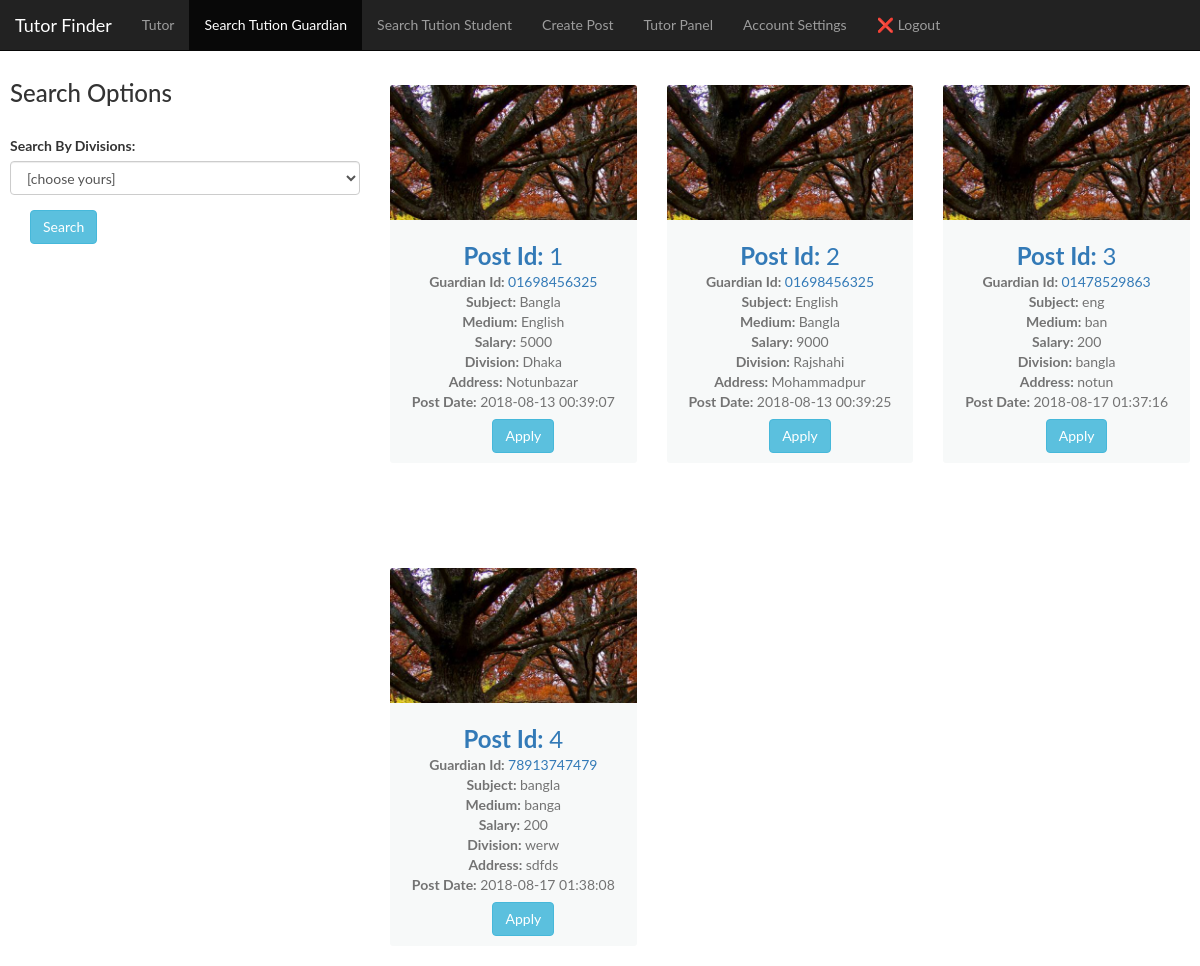
Page /searchTution.php (signed in) on the earlier database version.
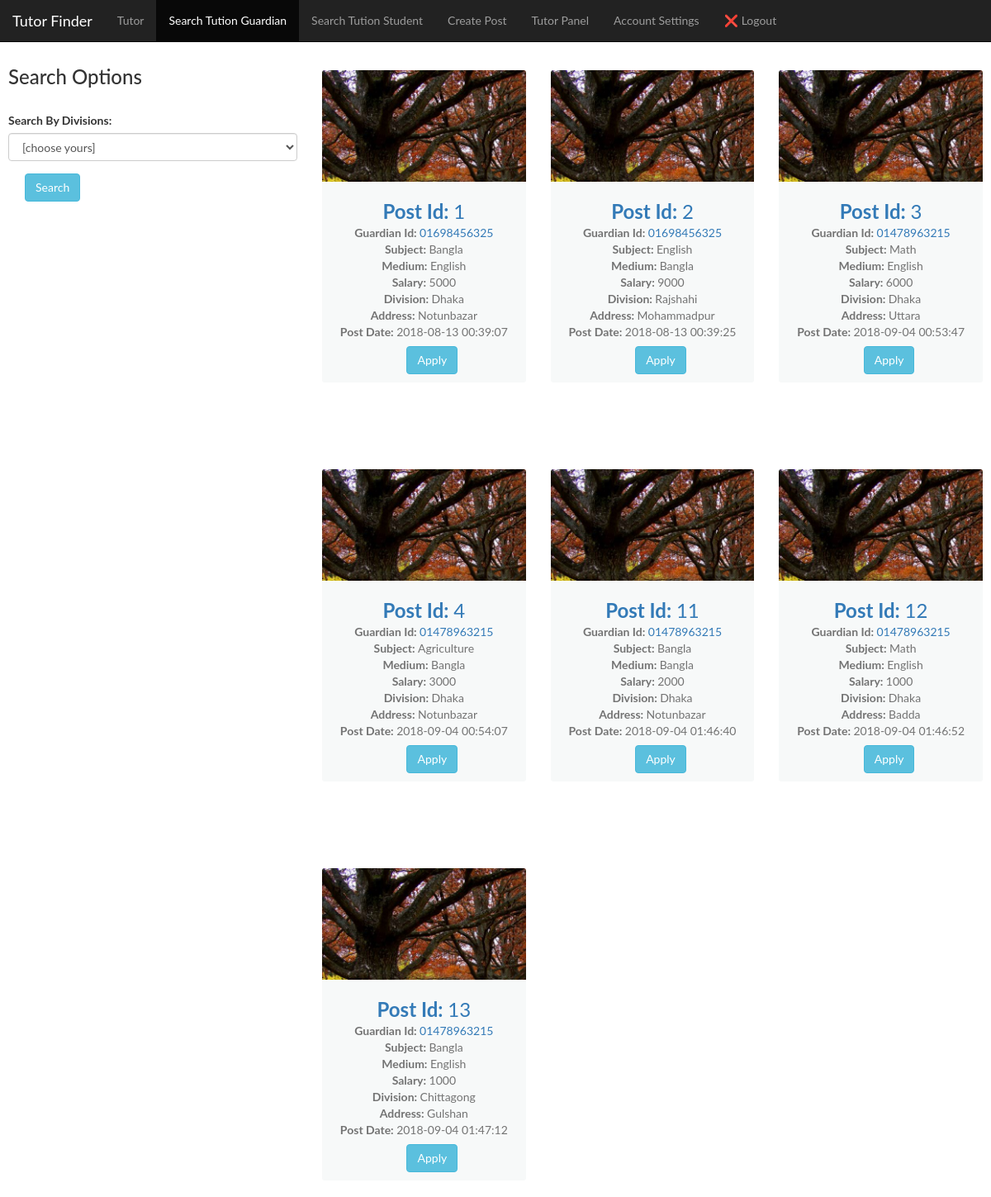
Same page on the later database version.
### tables this page shows
CREATE TABLE `g_post` (
  `post_id` int(10) NOT NULL,
  `g_id` varchar(15) NOT NULL,
  `subjects` varchar(15) NOT NULL,
  `medium` varchar(10) NOT NULL,
  `salary` int(8) NOT NULL,
  `divisions` varchar(15) NOT NULL,
  `address` varchar(25) NOT NULL,
  `dateTime` timestamp NOT NULL DEFAULT CURRENT_TIMESTAMP ON UPDATE CURRENT_TIMESTAMP
);

### searchTution.php (the view, shortened to what this page needs)
<?php
    require 'config.php';
?>
<!DOCTYPE html>
<html>
<head>
    <link href="css/bootstrap.min.css" rel="stylesheet">
    <link href="css/bootstrap.css" rel="stylesheet">
    <link href="style.css" rel="stylesheet">
    <link rel="stylesheet" type="text/css" media="screen" href="css/common.css" />
</head>
<body>
<nav class="navbar navbar-inverse navbar-fixed-top">
  <div class="container-fluid">
    <div class="navbar-header">
      <a class="navbar-brand" href="#">Tutor Finder</a>
    </div>
    <ul class="nav navbar-nav">
      <li><a href="tutor.php">Tutor</a></li>
      <li class="active"><a href="searchTution.php">Search Tution Guardian</a></li>
      <li><a href="searchTutionstudent.php">Search Tution Student</a></li>
      <li><a href="post.php">Create Post</a></li>
      <li><a href="tutorPanel.php">Tutor Panel</a></li>
      <li><a href="infoupdate.php">Account Settings</a></li>
      <li><a href="logout.php"><?php echo '<span>&#10060</span>'?> Logout</a></li>
      </ul>
  </div>
</nav>
<div class="sidenav">
        <h3>Search Options</h3>
        <br>
        <div class="form-group">
        <form action="#" method="post">
        <label for="sel1">Search By Divisions:</label>
        <select class="form-control" name="searchDivi">
                        <option value="all" selected>[choose yours]</option>
        </select>
        </div>
        <input type="submit" name="submit" class="btn btn-info" value="Search">
</div>
<div class="done">
<?php
$numOfCols = 3;
$rowCount = 0;
$bootstrapColWidth = 12 / $numOfCols;
?>
<div class="row">
			<?php
            if(isset($_POST['submit']))
            {
                $division = $_POST['searchDivi'];
                if($division == "all"){$test = "all";}
                else{
                $test = "one";}
            }else {
                $test="all";
            }
            $sql = "SELECT post_id, g_id, subjects, medium, salary, divisions, address, dateTime FROM g_post";
            switch($test){
                case "all":
                    $sql .="";
                    break;
            }
			$rows = mysqli_query($conn, $sql) or die("database error:". mysqli_error($conn));
			while($row = mysqli_fetch_assoc($rows)){
            ?>
        <div class="col-md-<?php echo $bootstrapColWidth; ?>">
            <div class="card hovercard">
                <div class="cardheader">
				 </div>
                <div class="card-body info">
                    <div class="title">
                        <a href="#"><b>Post Id: </b><?php echo $row['post_id']; ?></a>
                    </div>
					<div class="desc"><b>Guardian Id: </b> <a target="_blank" href="<?php echo "gProfile.php?id=$row[g_id]"; ?>"><?php echo $row['g_id']; ?></a></div>
                    <div class="desc"><b>Subject: </b><?php echo $row['subjects']; ?></div>
                    <div class="desc"><b>Medium: </b><?php echo $row['medium']; ?></div>
                    <div class="desc"><b>Salary: </b><?php echo $row['salary']; ?></div>
                    <div class="desc"><b>Division: </b><?php echo $row['divisions']; ?></div>
                    <div class="desc"><b>Address: </b><?php echo $row['address']; ?></div>
                    <div class="desc"><b>Post Date: </b><?php echo $row['dateTime']; ?></div>
                    <?php
                    echo "<a href=\"applyGuarPost.php?id=$row[g_id]&post=$row[post_id]\" class=\"btn btn-info\" role=\"button\">Apply</a>"
                    ?>
                </div>
            </div>
        </div>
        <?php $rowCount++;
    if($rowCount % $numOfCols == 0) echo '</div><div class="row">';} ?>
</div>
</div>
</body>
</html>

### style.css (style rules this page uses)
.card { padding-top: 200px; margin: 10px 0 20px 0; background-color: rgba(214, 224, 226, 0.2); border-top-width: 0; border-bottom-width: 2px; -webkit-border-radius: 3px; -moz-border-radius: 3px; border-radius: 3px; -webkit-box-shadow: none; -moz-box-shadow: none; box-shadow: none; -webkit-box-sizing: border-box; -moz-box-sizing: border-box; box-sizing: border-box; }
.card .card-body { padding: 0 20px; margin-top: 20px; }
.card.hovercard { position: relative; padding-top: 0; overflow: hidden; text-align: center; background-color: rgba(214, 224, 226, 0.2); }
.card.hovercard .cardheader { background: url("nature.jpg"); background-size: cover; height: 135px; }
.card.hovercard .info { padding: 4px 8px 10px; }
.card.hovercard .info .title { margin-bottom: 4px; font-size: 24px; line-height: 1; color: #262626; vertical-align: middle; }
.card.hovercard .info .desc { overflow: hidden; font-size: 14px; line-height: 20px; color: #737373; text-overflow: ellipsis; }

### css/common.css (style rules this page uses)
body { margin: 0; font-family: Arial, Helvetica, sans-serif; }
.active { background-color: #4CAF50; color: white; }

### searchTution.php (style rules this page uses)
body { font-family: "Lato", sans-serif; }
.sidenav { width: 350px; position: fixed; z-index: 1; top: 52px; left: 10px; overflow-x: hidden; padding: 8px 0; }
.done { margin-left: 380px; font-size: 28px; padding: 0px 10px; }
.btn-info { margin-left:20px; }

Differences in the rows shown:
changed g_post id 3: g "01478529863" → "01478963215"; subjects "eng" → "Math"; medium "ban" → "English"; salary "200" → "6000"; divisions "bangla" → "Dhaka"; address "notun" → "Uttara"; dateTime "2018-08-17 01:37:16" → "2018-09-04 00:53:47"
changed g_post id 4: g "78913747479" → "01478963215"; subjects "bangla" → "Agriculture"; medium "banga" → "Bangla"; salary "200" → "3000"; divisions "werw" → "Dhaka"; address "sdfds" → "Notunbazar"; dateTime "2018-08-17 01:38:08" → "2018-09-04 00:54:07"
added g_post: post_id "11", g "01478963215", subjects "Bangla", medium "Bangla", salary "2000", divisions "Dhaka", address "Notunbazar", dateTime "2018-09-04 01:46:40"
added g_post: post_id "12", g "01478963215", subjects "Math", medium "English", salary "1000", divisions "Dhaka", address "Badda", dateTime "2018-09-04 01:46:52"
added g_post: post_id "13", g "01478963215", subjects "Bangla", medium "English", salary "1000", divisions "Chittagong", address "Gulshan", dateTime "2018-09-04 01:47:12"
